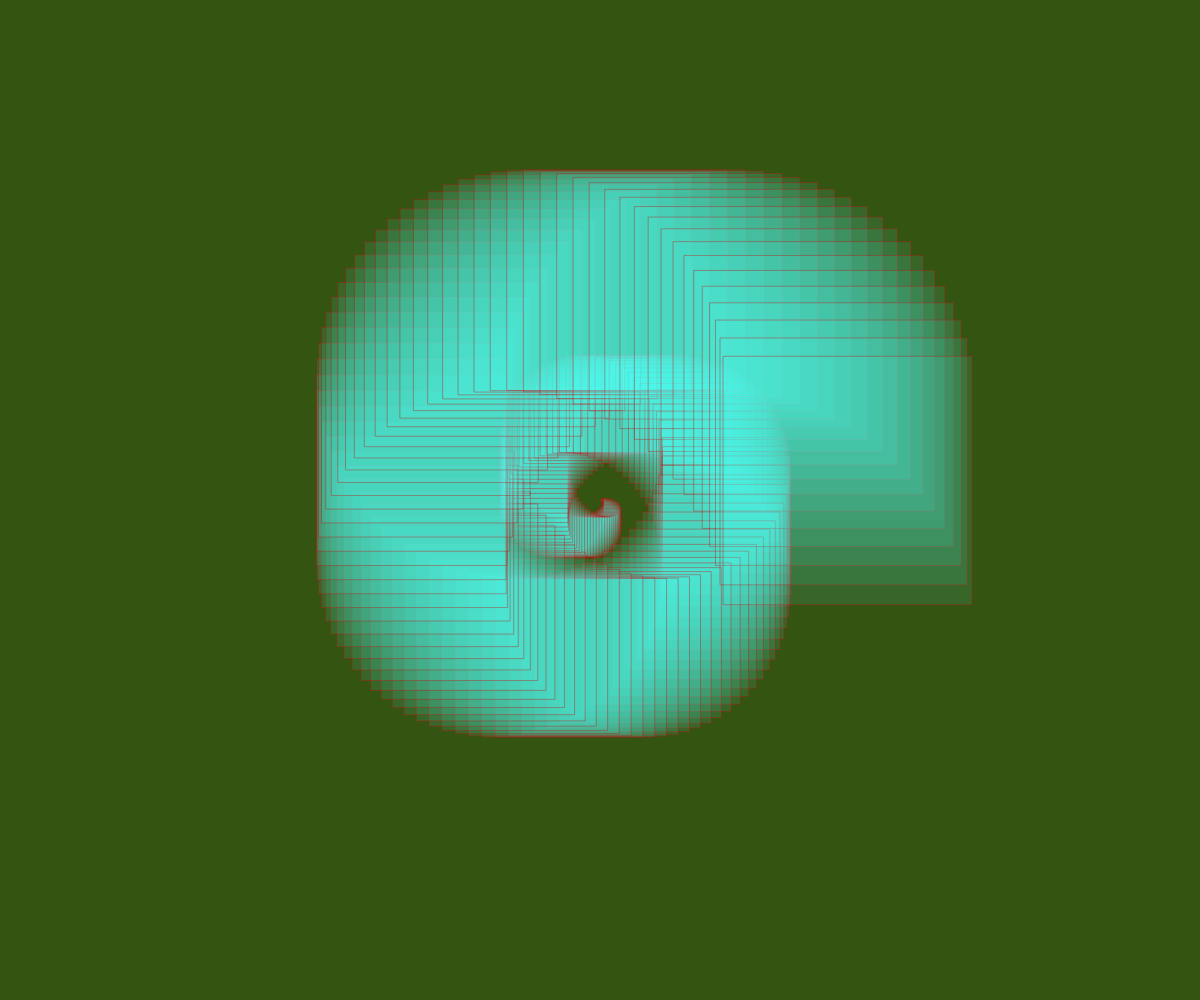
Frame 1 (no input)
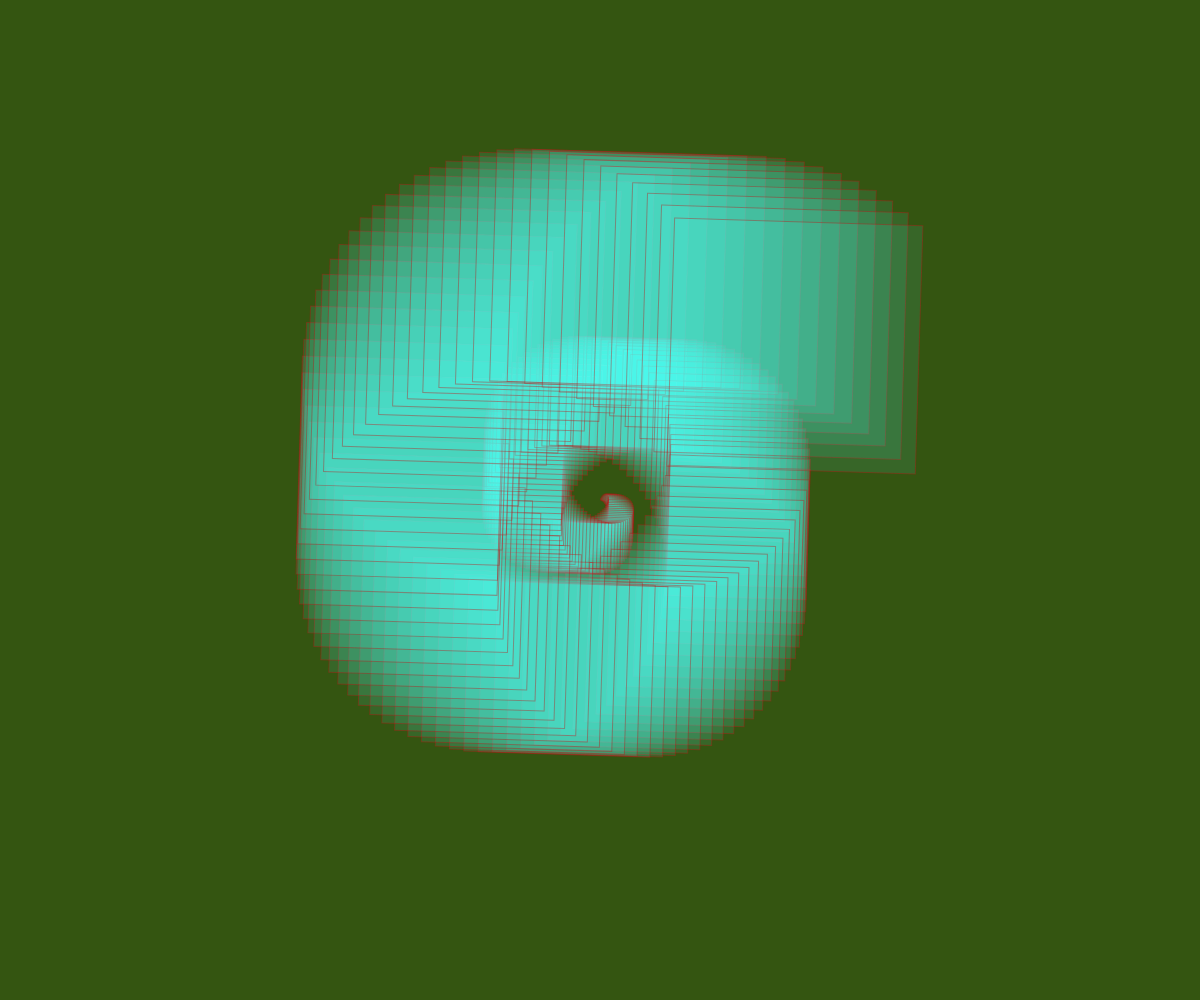
Frame 60 (no input)
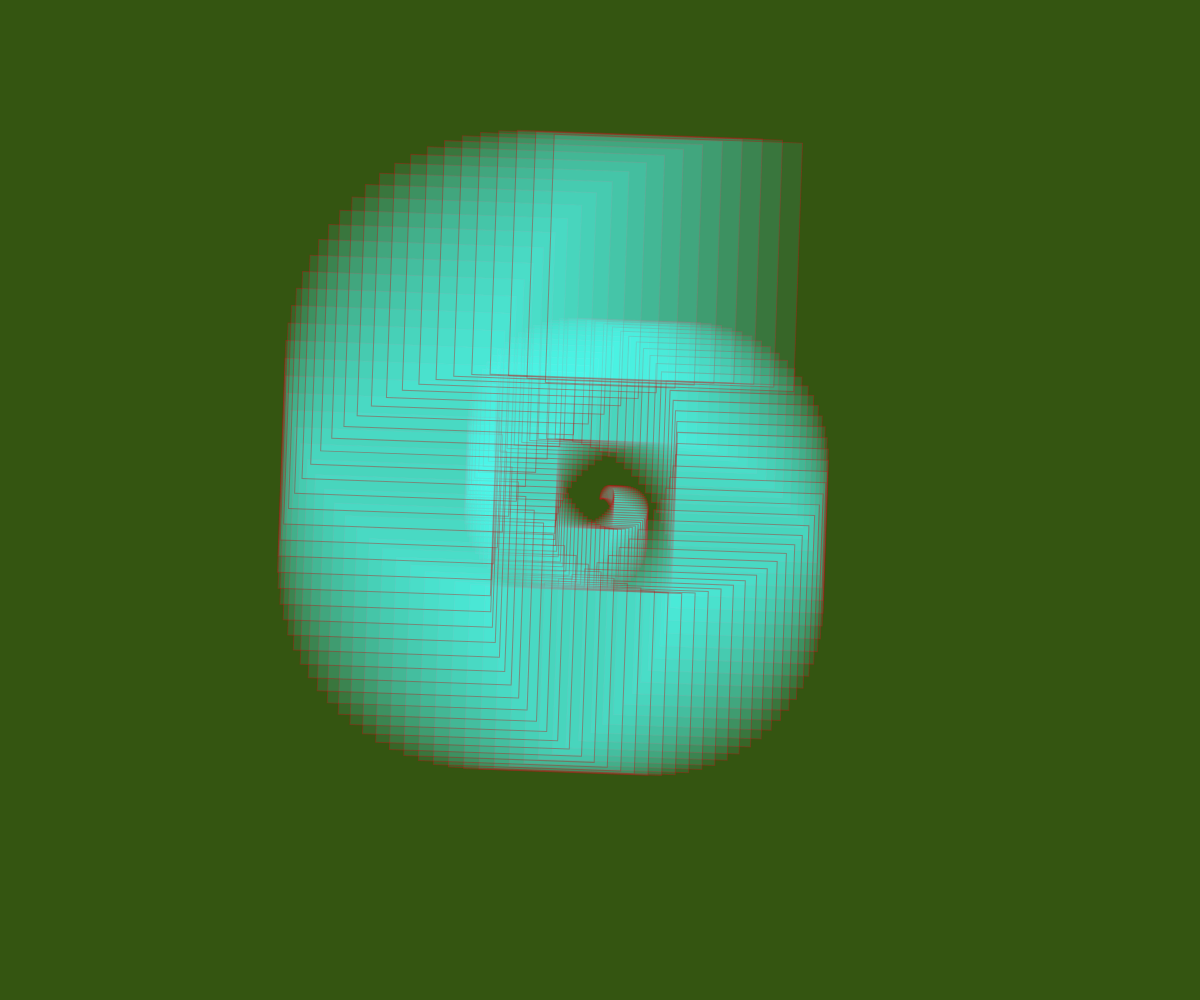
Frame 120 (the mouse pressed at the canvas centre since frame 60)

The p5.js sketch that drew these frames (run headless with seeded random() and noise() and a simulated clock; from frame 60 on, the mouse is pressed at the canvas centre):

// p5.js sketch
// ── sketch.js
"use strict";

function _classCallCheck(instance, Constructor) { if (!(instance instanceof Constructor)) { throw new TypeError("Cannot call a class as a function"); } }

// $color1: rgba(220, 255, 253, 1);
// $color2: rgba(82, 255, 238, 1);
// $color3: rgba(79, 180, 119, 1);
// $color4: rgba(63, 102, 52, 1);
// $color5: rgba(52, 85, 17, 1);
// color6: rgba(190,20,20,1);

// const bgCol = [220, 255, 253];
var bgCol = [52, 85, 17];
var strokeCol = [190, 20, 20];
var fillCol = [82, 255, 238];

var bigR = 250;
var rotation = 0;
var rotationInc = 0.01;
var iterations = 160;
var decoObjects = [];
var radVariationFactorMax = 1.61;
var radVariationFactorMin = 1 / 1.61;
var radVariationInc = 0.01;
var radVariationFactor = 1.61;
var radVariationDirection = 1;

function setup() {
	createCanvas(windowWidth, windowHeight);
	colorMode(RGB, 255, 255, 255, 1);
	rectMode(CENTER);
	smooth();

	buildDeco();
}

function draw() {

	background(bgCol);

	translate(width / 2, height / 2);

	// --- Draw big circle

	// noFill();
	// stroke(strokeCol);
	// strokeWeight(2);
	// ellipse(0,0, 2*bigR, 2*bigR);

	// --- Draw along big circle

	rotate(rotation);

	stroke.apply(undefined, strokeCol.concat([0.4]));
	// noFill();
	fill.apply(undefined, fillCol.concat([0.1]));

	decoObjects.forEach(function (obj) {
		push();
		translate(obj.x, obj.y);
		rotate(rotation * 1.61);
		rect(0, 0, obj.width * radVariationFactor, obj.height * radVariationFactor);
		pop();
	});

	// radVariationFactor += radVariationDirection*radVariationInc;
	// if (radVariationFactor >= radVariationFactorMax) {
	// 	radVariationDirection = -1;
	// } else if (radVariationFactor <= radVariationFactorMin) {
	// 	radVariationDirection = 1;
	// }
	rotation -= rotationInc;
}

function buildDeco() {
	var step = TWO_PI / (iterations / 2);
	for (var i = 0; i < iterations; i++) {
		var vx = cos(i * step);
		var vy = sin(i * step);
		var dist = bigR * i / iterations;
		var rad = bigR / 1.61 * i / iterations;
		var obj = new DecoObject(vx * dist, vy * dist, rad, rad, 1);
		decoObjects.push(obj);
	}
}

var DecoObject = function DecoObject(x, y, w, h, op) {
	_classCallCheck(this, DecoObject);

	this.x = x;
	this.y = y;
	this.width = w;
	this.height = h;
	this.opacity = op;
};

function windowResized() {
	createCanvas(windowWidth, windowHeight);
	decoObjects = [];
	buildDeco();
}
